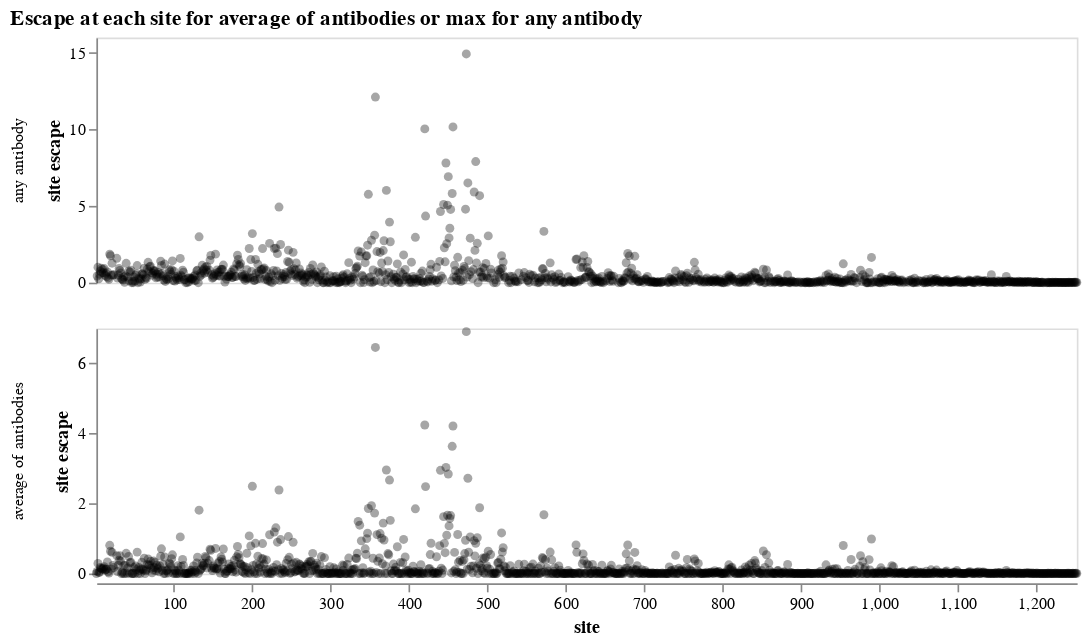

Notebook cell for this chart:
### Markdown cell above
## Determine which sites to plot

### Code cell
# get the min, max, and total magnitude of escape at each site, both for averages
# and across all individual antibodies
site_escape_df = (
    escape_df
    .assign(is_average=lambda x: numpy.where(x["antibody"] == "average", "average of antibodies", "any antibody"))
    .groupby(["is_average", "antibody", "site", "sequential_site"], as_index=False)
    .aggregate(
        max_escape=pd.NamedAgg("escape", "max"),
        min_escape=pd.NamedAgg("escape", "min"),
        mag_escape=pd.NamedAgg("escape", lambda s: s.abs().sum()),
        mag_positive_escape=pd.NamedAgg("escape", lambda s: s.clip(lower=0).sum()),
        mag_negative_escape=pd.NamedAgg("escape", lambda s: s.clip(upper=0).abs().sum()),
    )
    .groupby(["is_average", "site", "sequential_site"], as_index=False)
    .aggregate({"max_escape": "max", "min_escape": "min", "mag_escape": "max", "mag_positive_escape": "max", "mag_negative_escape": "max"})
    .melt(id_vars=["is_average", "site", "sequential_site"], var_name="site metric", value_name="site escape")
)

site_selection = alt.selection_point(fields=["site"], on="mouseover", empty=False)

site_metric_selection = alt.selection_point(
    fields=["site metric"],
    value="mag_positive_escape",
    bind=alt.binding_select(
        name="site metric",
        options=site_escape_df["site metric"].unique(),
    ),
)

site_escape_chart = (
    alt.Chart(site_escape_df)
    .add_params(site_selection, site_metric_selection)
    .transform_filter(site_metric_selection)
    .encode(
        alt.X("site", sort=alt.SortField("sequential_site"), scale=alt.Scale(nice=False, zero=False)),
        alt.Y("site escape"),
        alt.Row("is_average", title=None),
        tooltip=[alt.Tooltip(c, format=".2f") if site_escape_df[c].dtype == float else c for c in site_escape_df.columns],
        strokeWidth=alt.condition(site_selection, alt.value(2), alt.value(0)),
        opacity=alt.condition(site_selection, alt.value(1), alt.value(0.35)),
        size=alt.condition(site_selection, alt.value(70), alt.value(30)),
    )
    .mark_circle(fill="black", stroke="red")
    .configure_axis(grid=False)
    .resolve_scale(y="independent")
    .properties(
        width=600,
        height=150,
        title="Escape at each site for average of antibodies or max for any antibody",
    )
)

site_escape_chart

### Figure 1 — Vega-Lite specification as saved in the notebook (floating-point values rounded to 4 significant figures; data arrays with more than 128 entries replaced by an {"elided": "..."} marker saying what was removed)
{"config": {"view": {"continuousWidth": 300, "continuousHeight": 300}, "axis": {"grid": false}}, "data": {"name": "data-ce6f2ccfc3c286c1c42a6ffebe5fd45b"}, "mark": {"type": "circle", "fill": "black", "stroke": "red"}, "encoding": {"opacity": {"condition": {"param": "param_21", "value": 1, "empty": false}, "value": 0.35}, "row": {"field": "is_average", "title": null, "type": "nominal"}, "size": {"condition": {"param": "param_21", "value": 70, "empty": false}, "value": 30}, "strokeWidth": {"condition": {"param": "param_21", "value": 2, "empty": false}, "value": 0}, "tooltip": [{"field": "is_average", "type": "nominal"}, {"field": "site", "type": "quantitative"}, {"field": "sequential_site", "type": "quantitative"}, {"field": "site metric", "type": "nominal"}, {"field": "site escape", "format": ".2f", "type": "quantitative"}], "x": {"field": "site", "scale": {"nice": false, "zero": false}, "sort": {"field": "sequential_site"}, "type": "quantitative"}, "y": {"field": "site escape", "type": "quantitative"}}, "height": 150, "params": [{"name": "param_21", "select": {"type": "point", "fields": ["site"], "on": "mouseover"}}, {"name": "param_22", "select": {"type": "point", "fields": ["site metric"]}, "bind": {"input": "select", "options": ["max_escape", "min_escape", "mag_escape", "mag_positive_escape", "mag_negative_escape"], "name": "site metric"}, "value": "mag_positive_escape"}], "resolve": {"scale": {"y": "independent"}}, "title": "Escape at each site for average of antibodies or max for any antibody", "transform": [{"filter": {"param": "param_22"}}], "width": 600, "$schema": "https://vega.github.io/schema/vega-lite/v5.15.1.json", "datasets": {"data-ce6f2ccfc3c286c1c42a6ffebe5fd45b": {"elided": "11750 records"}}}
